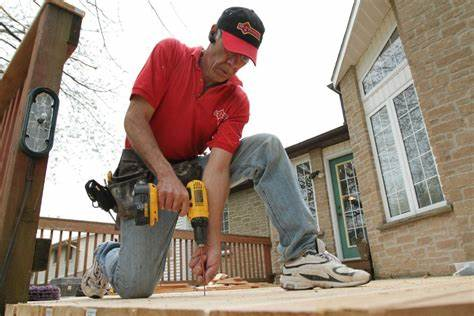
#> input picture static/img/8.jpg, 474 x 316 px
$ python test.py   (older library calls are emulated)
#> lines starting #> are read from the running program, lines starting #| are printed output that depends on the picture
from PIL import Image

img = Image.open('8.jpg') # Open image
#> img is the input picture: PIL image 474x316 RGB; mean R, G, B 158.5, 142, 129.9
img = img.resize((480, 329), Image.ANTIALIAS) # Resize image
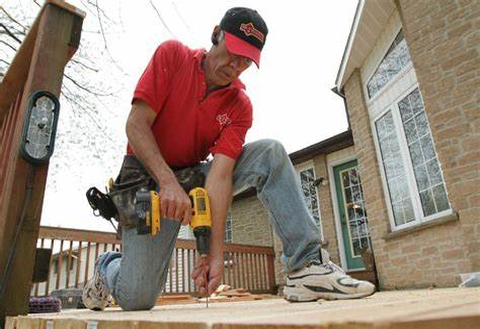
#> img: PIL image 480x329 RGB; mean R, G, B 158.5, 142, 129.9
img.save('88.jpg', format='JPEG') # Save resized image

$ run again, with static/img/2.jpg copied over static/img/8.jpg
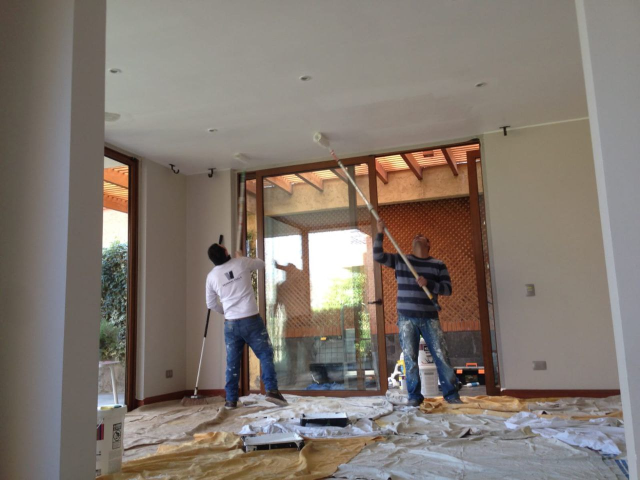
#> input picture static/img/2.jpg, 1280 x 960 px (shown at 1/2 size)
#> img is the input picture: PIL image 1280x960 RGB; mean R, G, B 129.7, 120.1, 112.3
#> `img = img.resize((480, 329), Image.ANTIALIAS)`:
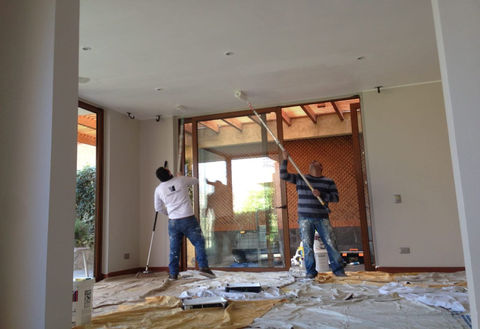
#> img: PIL image 480x329 RGB; mean R, G, B 129.7, 120.1, 112.3
